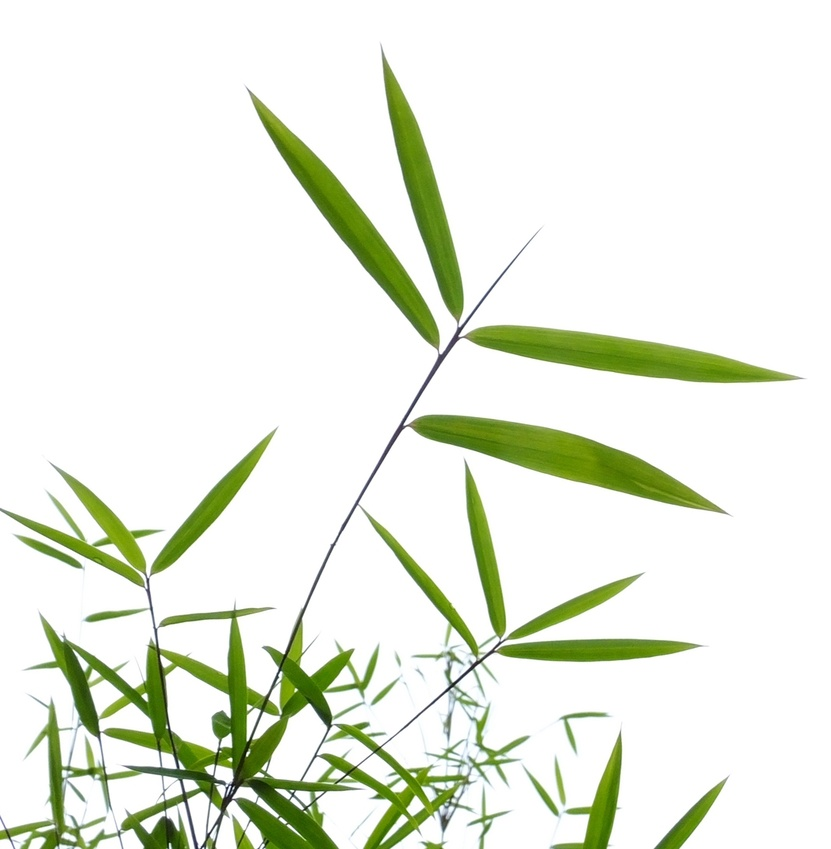
#> input picture StyleText/src/bamboo.jpg, 831 x 849 px, shrunk from 1069 x 1093 before the run
$ python '距离.py'
#> lines starting #> are read from the running program, lines starting #| are printed output that depends on the picture; after the words box and inside, x2 and y2 are one past the last pixel; in counts of white or black regions, pixels touching at a corner belong together
import numpy as np
from PIL import Image
import scipy.ndimage as pyimg

I = np.array(
    Image.open('bamboo.jpg')
)
#> I is the input picture: shape (849, 831, 3); mean R, G, B 232.1, 236.9, 223.6
# RGB
BW = I[:, :, 0] < 250
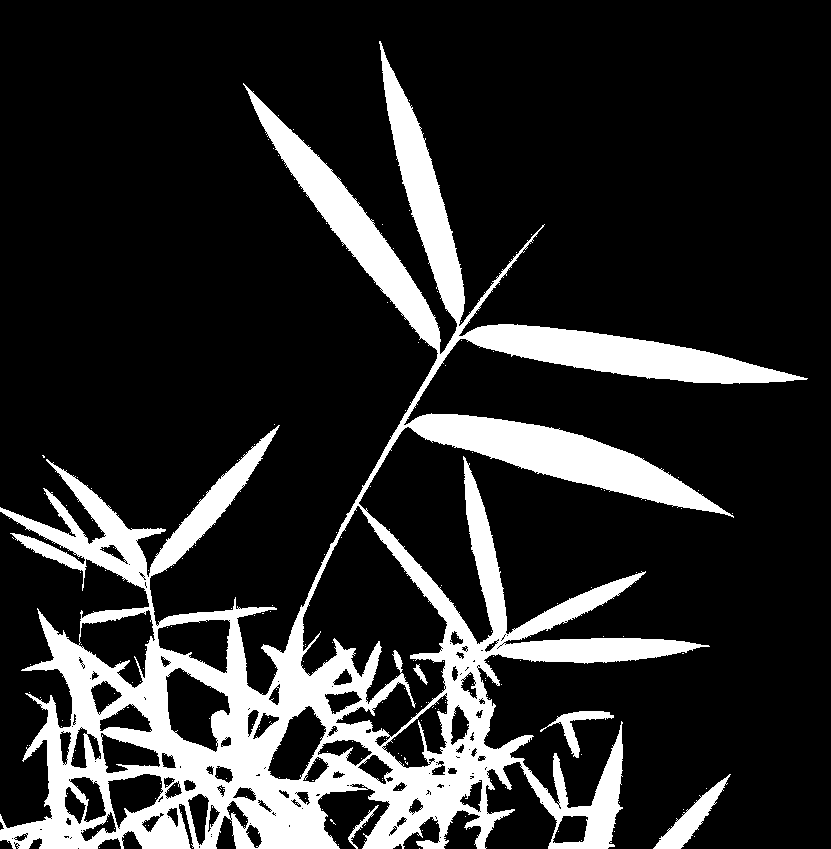
#> BW: shape (849, 831) bool; 17.8% white; 197 white regions (192 under 20 px), largest, box (x1, y1, x2, y2) and area: (0, 41, 808, 849) 122420, (653, 774, 731, 849) 1532, (540, 711, 614, 758) 798, (348, 805, 379, 849) 185, (413, 664, 428, 685) 103
for i in range(-50, 0):
    print(BW[i])
#> this loop made 50 passes
#| [False False False False False False False False False False False False
#|  False False False False False False False False False False False False
#|  False False False False False False False False False False False False
#|  False False False False False False False False False False  True  True
#|   True  True  True  True  True  True  True  True  True  True  True  True
#|   True  True  True  True  True False False False False False False False
#|  False False False False False False False  True  True  True
#| [False False False False False False False False False False False False
#|  False False False False False False False False False False False False
#|  False False False False False False False False False False False False
#> (further printed lines are left out)
R_channel = np.ones(BW.shape)
R_channel[I[:, :, 0] < 250] = 255
R_channel[I[:, :, 0] > 250] = 0

# True距离False的距离，False位置为0
G_channel = pyimg.distance_transform_edt(BW)
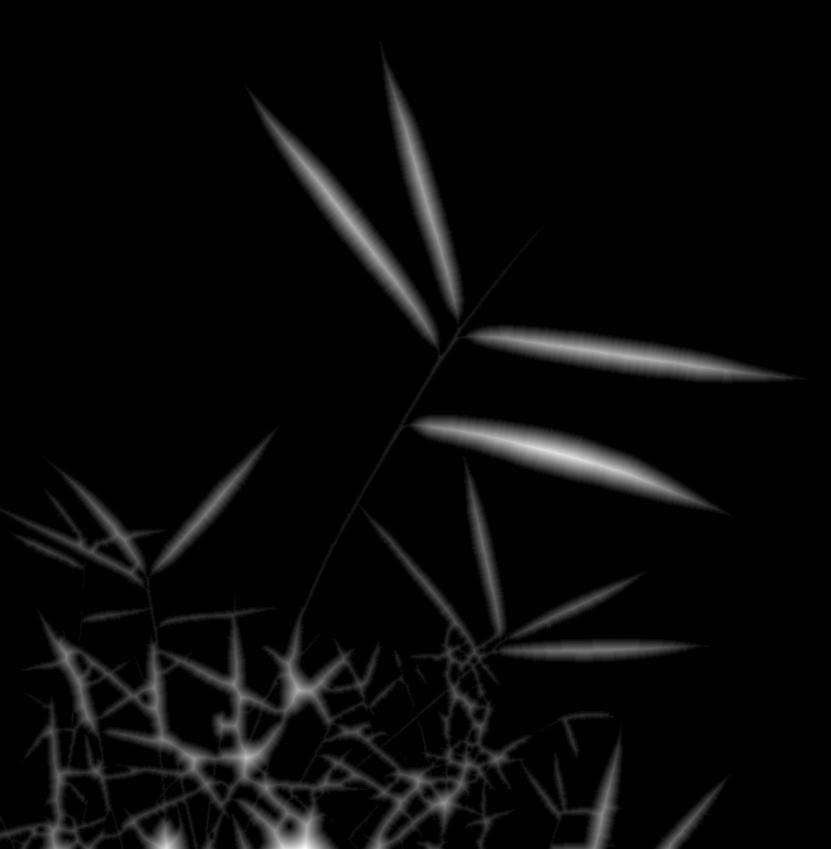
#> G_channel: shape (849, 831) float64; min 0, max 26.87, mean 1; drawn with min black and max white
for i in range(-50, 0):
    print(G_channel[i])
G_channel[G_channel > 32] = 32
B_channel = pyimg.distance_transform_edt(1 - BW)
B_channel[B_channel > 200] = 200
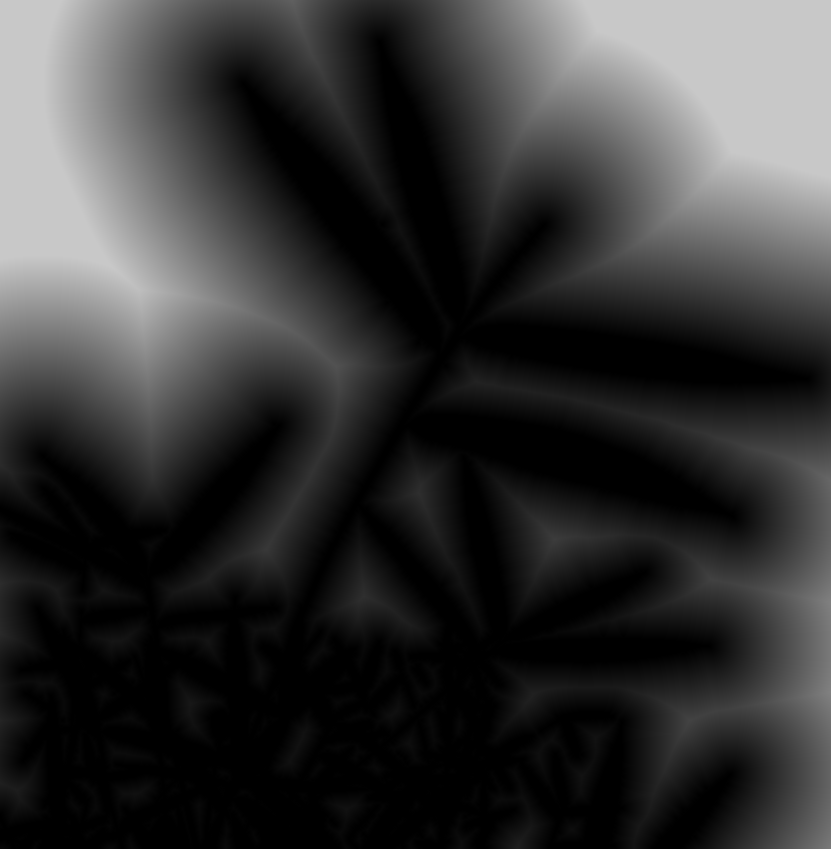
#> B_channel: shape (849, 831) float64; min 0, max 200, mean 52.6
I[:, :, 0] = R_channel
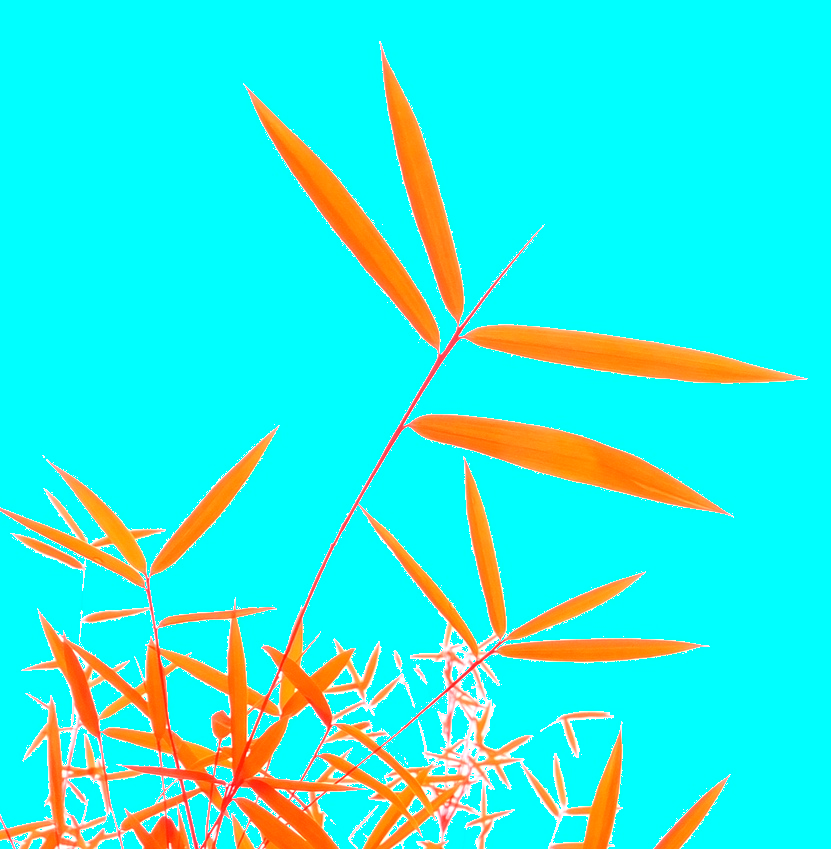
#> I: shape (849, 831, 3); mean R, G, B 45.3, 236.9, 223.6
I[:, :, 1] = G_channel.astype('uint8')
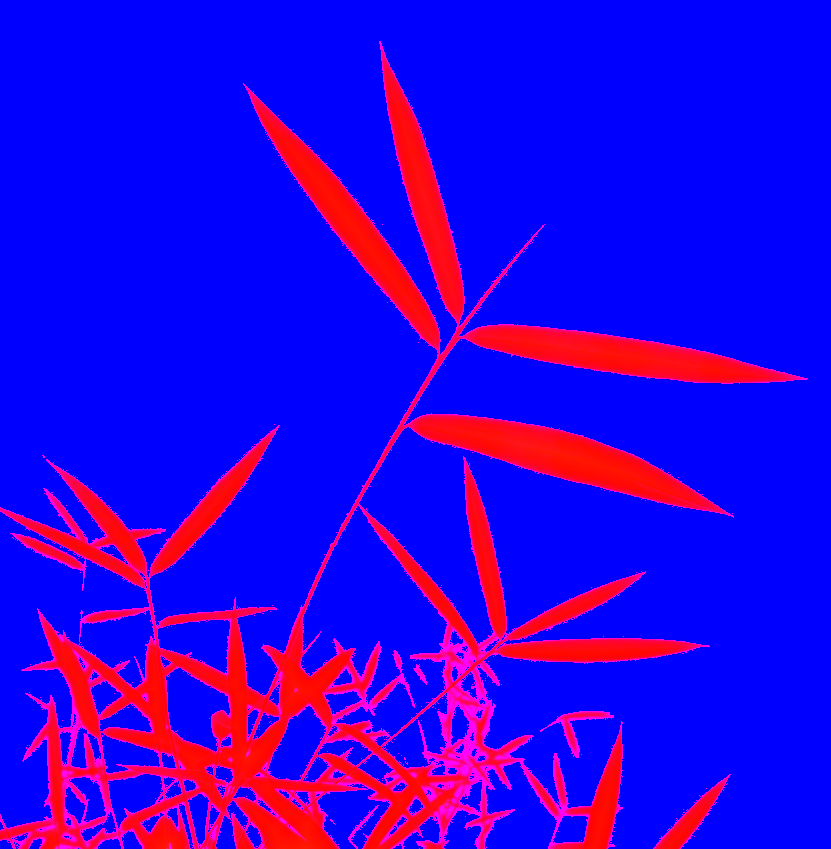
#> I: shape (849, 831, 3); mean R, G, B 45.3, 0.9, 223.6
I[:, :, 2] = B_channel.astype('uint8')
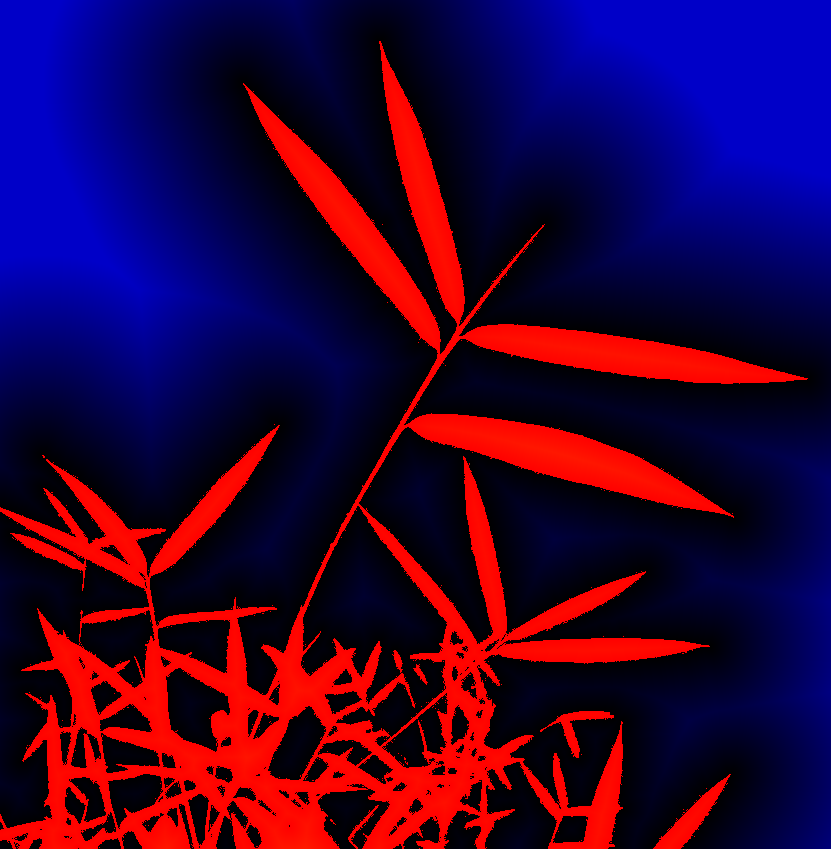
#> I: shape (849, 831, 3); mean R, G, B 45.3, 0.9, 52.3

Image.fromarray(I).show()
